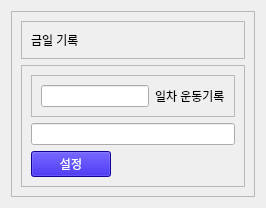
                   <widget class="QWidget" name="page_11">
                    <layout class="QGridLayout" name="gridLayout_15">
                     <item row="0" column="0">
                      <widget class="QFrame" name="frame_38">
                       <property name="frameShape">
                        <enum>QFrame::StyledPanel</enum>
                       </property>
                       <property name="frameShadow">
                        <enum>QFrame::Raised</enum>
                       </property>
                       <layout class="QVBoxLayout" name="verticalLayout_15">
                        <item>
                         <widget class="QFrame" name="frame_39">
                          <property name="sizePolicy">
                           <sizepolicy hsizetype="Preferred" vsizetype="Maximum">
                            <horstretch>0</horstretch>
                            <verstretch>0</verstretch>
                           </sizepolicy>
                          </property>
                          <property name="frameShape">
                           <enum>QFrame::StyledPanel</enum>
                          </property>
                          <property name="frameShadow">
                           <enum>QFrame::Raised</enum>
                          </property>
                          <layout class="QGridLayout" name="gridLayout_16">
                           <item row="0" column="0">
                            <widget class="QLabel" name="label_43">
                             <property name="text">
                              <string>금일 기록</string>
                             </property>
                            </widget>
                           </item>
                          </layout>
                         </widget>
                        </item>
                        <item>
                         <widget class="QFrame" name="frame_40">
                          <property name="frameShape">
                           <enum>QFrame::StyledPanel</enum>
                          </property>
                          <property name="frameShadow">
                           <enum>QFrame::Raised</enum>
                          </property>
                          <layout class="QVBoxLayout" name="verticalLayout_14">
                           <item>
                            <widget class="QFrame" name="frame_41">
                             <property name="sizePolicy">
                              <sizepolicy hsizetype="Preferred" vsizetype="Maximum">
                               <horstretch>0</horstretch>
                               <verstretch>0</verstretch>
                              </sizepolicy>
                             </property>
                             <property name="frameShape">
                              <enum>QFrame::StyledPanel</enum>
                             </property>
                             <property name="frameShadow">
                              <enum>QFrame::Raised</enum>
                             </property>
                             <layout class="QHBoxLayout" name="horizontalLayout_19">
                              <item>
                               <widget class="QLineEdit" name="lineEdit_2">
                                <property name="sizePolicy">
                                 <sizepolicy hsizetype="Maximum" vsizetype="Maximum">
                                  <horstretch>0</horstretch>
                                  <verstretch>0</verstretch>
                                 </sizepolicy>
                                </property>
                               </widget>
                              </item>
                              <item>
                               <widget class="QLabel" name="label_44">
                                <property name="text">
                                 <string>일차 운동기록</string>
                                </property>
                               </widget>
                              </item>
                             </layout>
                            </widget>
                           </item>
                           <item>
                            <widget class="QLineEdit" name="lineEdit_3"/>
                           </item>
                           <item>
                            <widget class="QPushButton" name="record_setup">
                             <property name="sizePolicy">
                              <sizepolicy hsizetype="Maximum" vsizetype="Fixed">
                               <horstretch>0</horstretch>
                               <verstretch>0</verstretch>
                              </sizepolicy>
                             </property>
                             <property name="styleSheet">
                              <string notr="true">background-color: rgb(23, 0, 203);
color: white;</string>
                             </property>
                             <property name="text">
                              <string>설정</string>
                             </property>
                            </widget>
                           </item>
                          </layout>
                         </widget>
                        </item>
                       </layout>
                      </widget>
                     </item>
                    </layout>
                   </widget>
